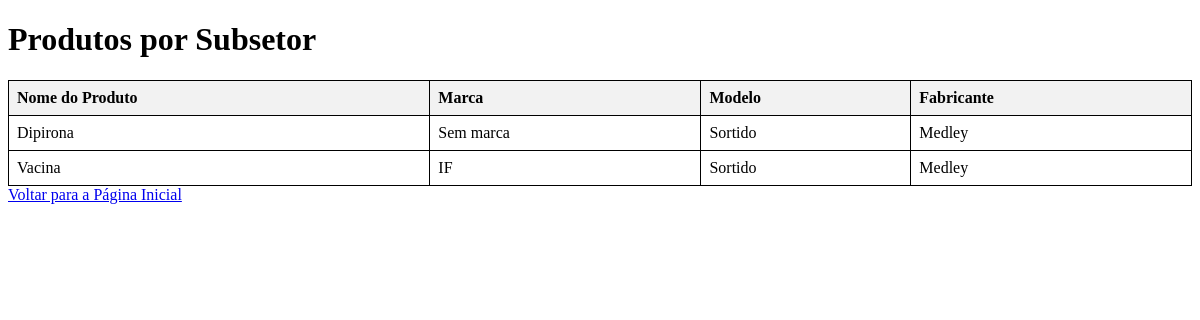
/subsetor/3/produtos/, run on the app's committed database.
### app/models.py (models this page shows, shortened)
class DetalheProduto(models.Model):
    produto = models.ForeignKey(Produto, related_name='detalhes', on_delete=models.CASCADE)
    unidade_produto = models.IntegerField(default=0)
    cor_produto = models.CharField(max_length=100)
    sabor_produto = models.CharField(max_length=100)
    quantidade_embalagem_produto = models.IntegerField(default=0)
    tipo_embalagem_produto = models.ForeignKey(TipoEmbalagem, related_name='produtos', on_delete=models.CASCADE)
    quantidade_produto = models.IntegerField(default=0)
    preco_custo_produto = models.DecimalField(max_digits=10, decimal_places=2)
    preco_venda_produto = models.DecimalField(max_digits=10, decimal_places=2)
    subsetor = models.ForeignKey(Subsector, related_name='produtos', on_delete=models.CASCADE)

class Produto(models.Model):
    nome_produto = models.CharField(max_length=100)
    marca = models.ForeignKey(Marca, related_name='produtos', on_delete=models.CASCADE)
    modelo = models.ForeignKey(Modelo, related_name='produtos', on_delete=models.CASCADE)
    fabricante = models.ForeignKey(Fabricante, related_name='produtos', on_delete=models.CASCADE)

class Marca(models.Model):
    nome_marca = models.CharField(max_length=100)

class Modelo(models.Model):
    nome_modelo = models.CharField(max_length=100)

class Fabricante(models.Model):
    nome_fabricante = models.CharField(max_length=100)

### app/views.py (the view)
# urls.py: path('subsetor/<int:subsetor_id>/produtos/', views.ProdutosPorSubsetorListView.as_view(), name='produtos-por-subsetor'),
class ProdutosPorSubsetorListView(ListView):
    model = DetalheProduto
    template_name = 'produtos_por_subsetor.html'
    context_object_name = 'produtos_por_subsetor'
    def get_queryset(self):
        subsetor_id = self.kwargs['subsetor_id']
        return DetalheProduto.objects.filter(subsetor_id=subsetor_id)

### app/templates/produtos_por_subsetor.html (shortened to what this page needs)
<!DOCTYPE html>
<html>
<head>
</head>
<body>
    <h1>Produtos por Subsetor</h1>
    <table>
        <tr>
            <th>Nome do Produto</th>
            <th>Marca</th>
            <th>Modelo</th>
            <th>Fabricante</th>
        </tr>
        {% for produto in produtos_por_subsetor %}
            <tr>
                <td>{{ produto.produto.nome_produto }}</td>
                <td>{{ produto.produto.marca.nome_marca }}</td>
                <td>{{ produto.produto.modelo.nome_modelo }}</td>
                <td>{{ produto.produto.fabricante.nome_fabricante }}</td>
            </tr>
        {% empty %}
            <tr>
                <td colspan="4">Nenhum produto encontrado para este subsetor.</td>
            </tr>
        {% endfor %}
    </table>
    <a href="{% url 'home' %}">Voltar para a Página Inicial</a>
</body>
</html>

### app/templates/produtos_por_subsetor.html (style rules this page uses)
table { width: 100%; border-collapse: collapse; }
table, th, td { border: 1px solid black; }
th, td { padding: 8px; text-align: left; }
th { background-color: #f2f2f2; }

### data on the page
DetalheProduto: produto.nome_produto "Dipirona", produto.marca.nome_marca "Sem marca", produto.modelo.nome_modelo "Sortido", produto.fabricante.nome_fabricante "Medley"
DetalheProduto: produto.nome_produto "Vacina", produto.marca.nome_marca "IF", produto.modelo.nome_modelo "Sortido", produto.fabricante.nome_fabricante "Medley"
